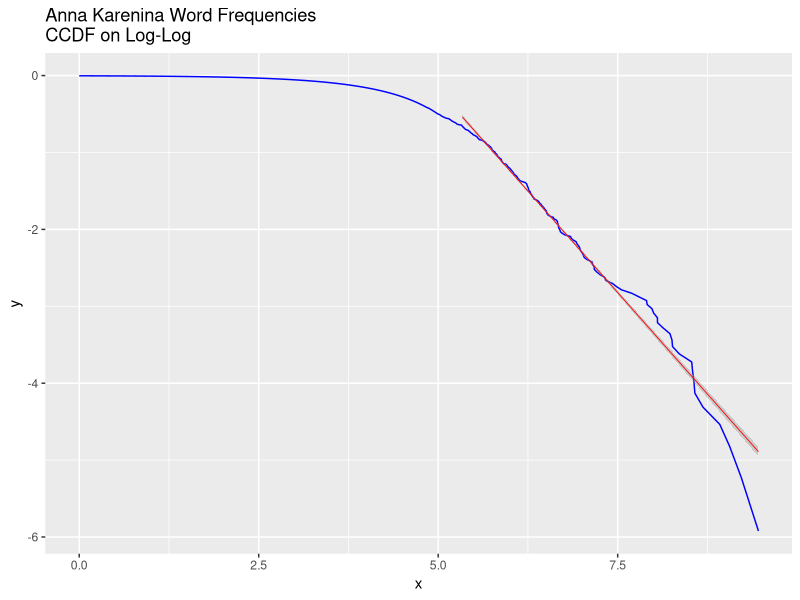
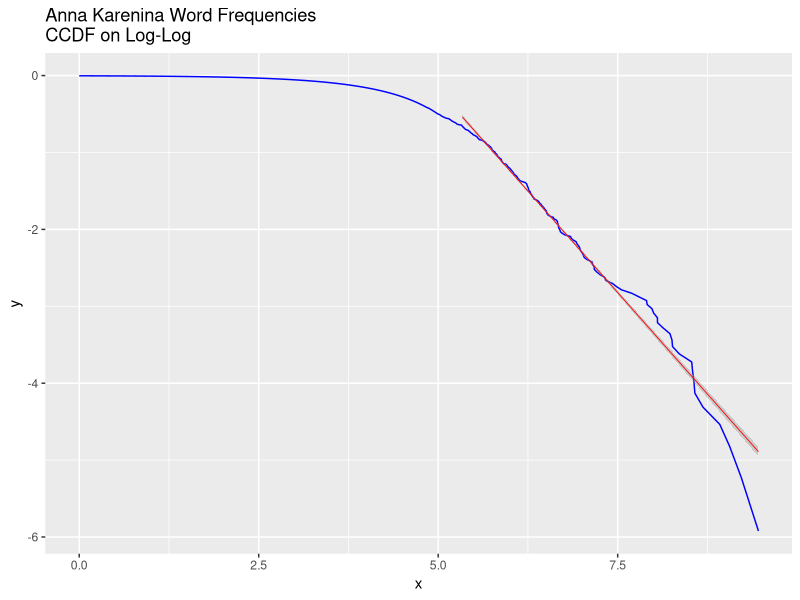

Source code (R) for these figures, in order:
# http://www.gutenberg.org/files/1399/1399-0.txt 
require(ggplot2)
require(reshape2)

# 
data <- read.csv("data/ak-cdf.csv", header = TRUE)


# remove last element where Y=1, so we can plot the log
data <- head(data, -1)

# TODO: use this to add the alpha to the plot. we can assume that xm is 1
regression_xmin <- 200
regression_ymin <- 372
fit <- lm(log(1-y)~log(x), data=data, subset=seq(regression_xmin, regression_ymin))
print(fit)



# in the console
# plot(log(data$x), log(1-data$y))
# abline(lm(log(1-y)~log(x), data=data, subset=seq(200, 372)))

# i'm splicing out the straight part of the ccdf after looking at it
ggplot() +
    geom_line(aes(x=log(x), y=log(1-y)), data=data, color="blue") + 
    geom_smooth(aes(x=log(x), y=log(1-y)), method = "lm", data=data[180:372,], color="red", size=0.3) +
    labs(y="y", x="x", title="Anna Karenina Word Frequencies\nCCDF on Log-Log") 
ggsave("plots/ak-ccdf-log-log.png")




